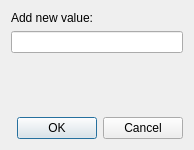
<?xml version="1.0" encoding="UTF-8"?>
<ui version="4.0">
 <class>Dialog</class>
 <widget class="QDialog" name="Dialog">
  <property name="geometry">
   <rect>
    <x>0</x>
    <y>0</y>
    <width>194</width>
    <height>150</height>
   </rect>
  </property>
  <property name="windowTitle">
   <string>New value...</string>
  </property>
  <layout class="QVBoxLayout" name="verticalLayout">
   <item>
    <widget class="QLabel" name="labelHeader">
     <property name="text">
      <string>Add new value:</string>
     </property>
    </widget>
   </item>
   <item>
    <widget class="QLineEdit" name="lineEditNewValue"/>
   </item>
   <item>
    <spacer name="verticalSpacer">
     <property name="orientation">
      <enum>Qt::Vertical</enum>
     </property>
     <property name="sizeHint" stdset="0">
      <size>
       <width>20</width>
       <height>40</height>
      </size>
     </property>
    </spacer>
   </item>
   <item>
    <widget class="QDialogButtonBox" name="buttonBox">
     <property name="orientation">
      <enum>Qt::Horizontal</enum>
     </property>
     <property name="standardButtons">
      <set>QDialogButtonBox::Cancel|QDialogButtonBox::Ok</set>
     </property>
    </widget>
   </item>
  </layout>
 </widget>
 <resources/>
 <connections>
  <connection>
   <sender>buttonBox</sender>
   <signal>accepted()</signal>
   <receiver>Dialog</receiver>
   <slot>accept()</slot>
   <hints>
    <hint type="sourcelabel">
     <x>248</x>
     <y>254</y>
    </hint>
    <hint type="destinationlabel">
     <x>157</x>
     <y>274</y>
    </hint>
   </hints>
  </connection>
  <connection>
   <sender>buttonBox</sender>
   <signal>rejected()</signal>
   <receiver>Dialog</receiver>
   <slot>reject()</slot>
   <hints>
    <hint type="sourcelabel">
     <x>316</x>
     <y>260</y>
    </hint>
    <hint type="destinationlabel">
     <x>286</x>
     <y>274</y>
    </hint>
   </hints>
  </connection>
 </connections>
</ui>
